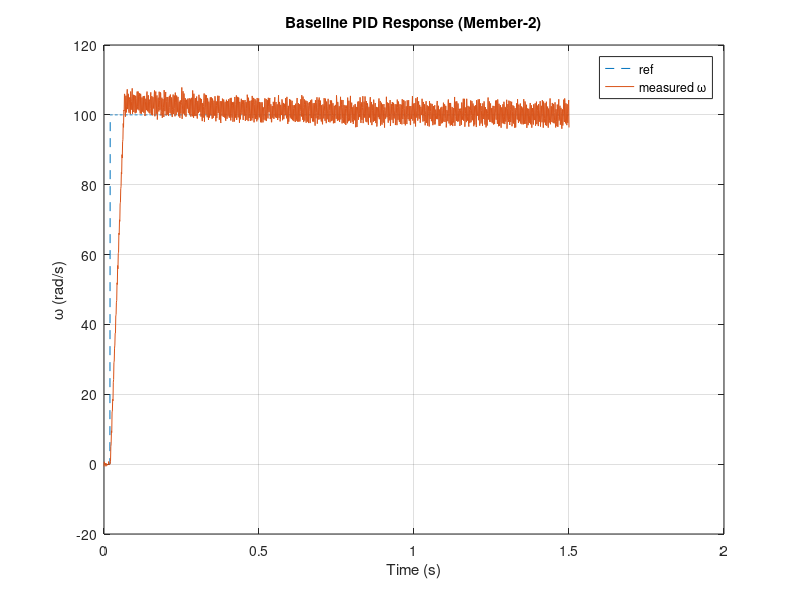

MATLAB code to generate this figure: (Note: this script raises an error after producing the figure.)
clc; clear; close all;

R = 1.0; L = 0.5e-3; Kt = 0.01; Ke = 0.01; J = 1e-4; b = 1e-4;

Tfinal = 1.5; dt = 0.001; t = 0:dt:Tfinal;
N = length(t);

Kp = 25.0;
Ki = 50.0;
Kd = 0.0005;

i = zeros(1,N);
w = zeros(1,N);
theta = zeros(1,N);
w_meas = zeros(1,N);
integral = 0; prev_err = 0;
ref = zeros(1,N);
ref(t >= 0.02) = 100.0; 

tau_load = zeros(size(t));
tau_load(t>=0.8) = 0.001;

for k = 1:N-1
    error = ref(k) - w(k);
    integral = integral + error*dt;
    derivative = (error - prev_err)/dt;
    prev_err = error;
    V = Kp*error + Ki*integral + Kd*derivative;
    V = max(min(V,24), -24);

    di = ( -R*i(k) - Ke*w(k) + V ) / L;
    dw = ( Kt*i(k) - b*w(k) - tau_load(k) ) / J;

    i(k+1) = i(k) + di*dt;
    w(k+1) = w(k) + dw*dt;
    theta(k+1) = theta(k) + w(k)*dt;
    w_meas(k) = w(k) + 0.5*randn(); 
end

w_meas(end) = w(end) + 0.5*randn();

figure('Position',[200 200 900 300]);
plot(t, ref, '--','DisplayName','ref'); hold on;
plot(t, w_meas,'DisplayName','measured \omega');
xlabel('Time (s)'); ylabel('\omega (rad/s)');
title('Baseline PID Response (Member-2)');
legend(); grid on;
saveas(gcf, 'baseline_pid_response.png');

final = ref(end);

overshoot = (max(w) - ref(find(ref>0,1,'first'))) / ref(find(ref>0,1,'first')) * 100;

T = table(t', w', w_meas', tau_load', 'VariableNames', {'time','omega','omega_meas','tau_load'});
writetable(T, 'baseline_pid_data.csv');
fprintf('Saved baseline_pid_response.png and baseline_pid_data.csv\n');